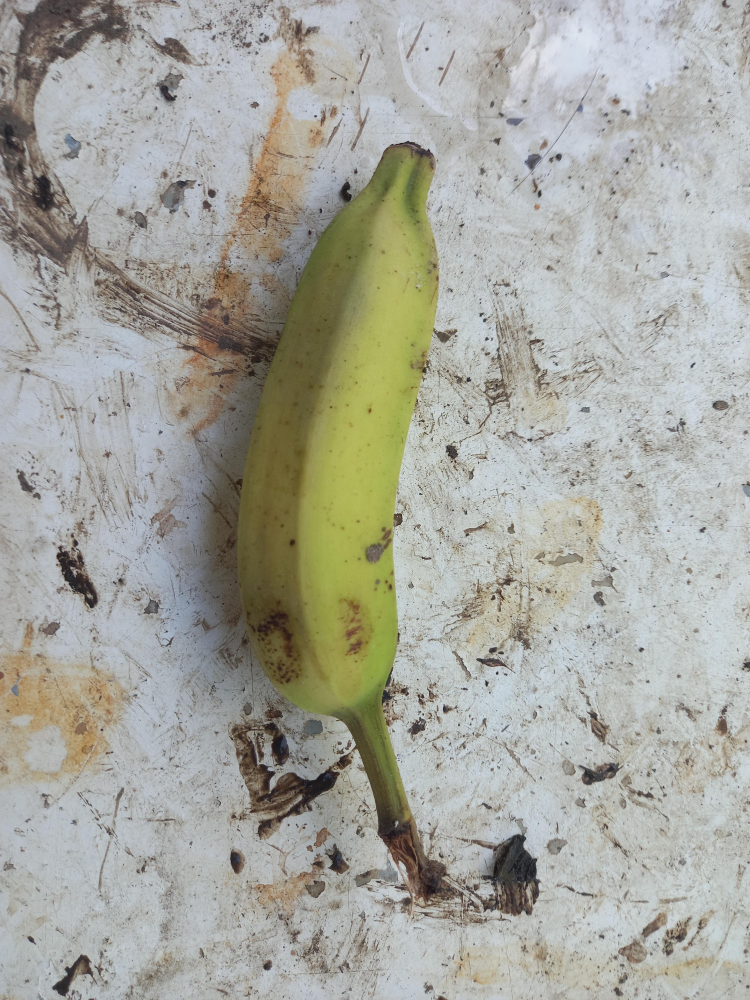
#> input picture Test/20230213_075429_jpg.rf.00943925ab24dfa9c17026d0d3520a8d.jpg, 3000 x 4000 px (shown at 1/4 size)
$ python -i features.py   (imports and definitions only)   (older library calls are emulated)
#> lines starting #> are read from the running program, lines starting #| are printed output that depends on the picture; after the words box and inside, x2 and y2 are one past the last pixel; in counts of white or black regions, pixels touching at a corner belong together
import cv2
import numpy as np
from skimage.feature import graycomatrix, graycoprops
from ultralytics import YOLO

# 加载 YOLO 模型
model = None

def preprocess_image(image_input, target_size=(960, 540)):
    """图像预处理函数

    Args:
        image_input: 输入图像(可以是路径字符串或numpy数组)
        target_size: 目标图像尺寸，默认 (960, 540)

    Returns:
        tuple: (对比度增强后的图像, HSV图像)
    """
    if isinstance(image_input, str):
        image = cv2.imread(image_input)
        if image is None:
            raise ValueError("无法读取图像文件")
    else:
        if not isinstance(image_input, np.ndarray):
            raise ValueError("输入必须是图像路径或numpy数组")
        if len(image_input.shape) != 3:
            raise ValueError("输入图像必须是3通道彩色图像")
        image = image_input.copy()

    # 检查图像是否为空
    if image.size == 0:
        raise ValueError("输入图像为空")

    # 确保图像类型正确
    image = image.astype(np.uint8)

    # 检查图像方向并旋转
    h, w = image.shape[:2]
    if h > w:  # 如果是竖着的图片
        print(f"Rotating image from {w}x{h} to {h}x{w}")
        image = cv2.rotate(image, cv2.ROTATE_90_CLOCKWISE)

    # 统一图像尺寸
    image = cv2.resize(image, target_size, interpolation=cv2.INTER_AREA)

    # 双边滤波去噪但保留边缘
    filtered = cv2.bilateralFilter(image, d=9, sigmaColor=75, sigmaSpace=75)

    # 光照归一化
    try:
        lab = cv2.cvtColor(filtered, cv2.COLOR_BGR2LAB)
        l, a, b = cv2.split(lab)
        # 确保 L 通道是 uint8 类型
        l = l.astype(np.uint8)
        clahe = cv2.createCLAHE(clipLimit=3.0, tileGridSize=(8,8))
        l = clahe.apply(l)
        enhanced = cv2.merge([l, a, b])
        enhanced = cv2.cvtColor(enhanced, cv2.COLOR_LAB2BGR)
    except Exception as e:
        print(f"CLAHE error: {str(e)}")
        enhanced = filtered  # 如果处理失败，使用原始滤波图像

    # 自适应伽马校正
    def adjust_gamma(image):
        mean = np.mean(image)
        gamma = np.log(0.5)/np.log(mean/255)
        gamma_corrected = np.power(image/255.0, gamma)
        return (gamma_corrected * 255).astype(np.uint8)

    enhanced = adjust_gamma(enhanced)

    # 对比度增强
    alpha = 1.3
    contrast = cv2.convertScaleAbs(enhanced, alpha=alpha)

    # 转换为HSV空间
    hsv_image = cv2.cvtColor(filtered, cv2.COLOR_BGR2HSV)

    return contrast, hsv_image

# [148 lines left out: functions postprocess_mask, tamura_coarseness, tamura_contrast, tamura_directionality, not called in this run]

def segment_banana(image, min_area=1000):
    """使用Otsu阈值法分割香蕉区域

    Args:
        image: 输入的BGR图像
        min_area: 最小区域面积阈值，用于过滤噪声

    Returns:
        tuple: (原始图像, 分割掩码, 分割结果)
    """
    # 转换到LAB色彩空间，提取a通道（绿色到红色）
    lab = cv2.cvtColor(image, cv2.COLOR_BGR2LAB)
    l, a, b = cv2.split(lab)

    # 对a通道进行高斯模糊以减少噪声
    a_blurred = cv2.GaussianBlur(a, (5, 5), 0)

    # 应用Otsu阈值法
    _, mask = cv2.threshold(a_blurred, 0, 255, cv2.THRESH_BINARY + cv2.THRESH_OTSU)

    # 形态学操作改善分割结果
    kernel = np.ones((5,5), np.uint8)
    mask = cv2.morphologyEx(mask, cv2.MORPH_CLOSE, kernel)
    mask = cv2.morphologyEx(mask, cv2.MORPH_OPEN, kernel)

    # 寻找并筛选轮廓
    contours, _ = cv2.findContours(mask, cv2.RETR_EXTERNAL, cv2.CHAIN_APPROX_SIMPLE)
    refined_mask = np.zeros_like(mask)

    for contour in contours:
        area = cv2.contourArea(contour)
        if area < min_area:
            continue

        # 填充轮廓
        cv2.drawContours(refined_mask, [contour], -1, (255), -1)

    # 应用高斯模糊平滑边缘
    refined_mask = cv2.GaussianBlur(refined_mask, (5, 5), 0)
    refined_mask = (refined_mask > 127).astype(np.uint8) * 255

    # 生成分割结果
    result = cv2.bitwise_and(image, image, mask=refined_mask)

    return image, refined_mask, result

def ripeness_factor(hsv_image, mask):
    """计算成熟度系数

    Args:
        hsv_image: HSV色彩空间的图像
        mask: 香蕉区域掩码

    Returns:
        float: 成熟度系数(0~1)
    """
    gray = cv2.cvtColor(cv2.cvtColor(hsv_image, cv2.COLOR_HSV2BGR), cv2.COLOR_BGR2GRAY)
    banana_gray = cv2.bitwise_and(gray, gray, mask=mask)
    banana_gray = cv2.GaussianBlur(banana_gray, (5, 5), 0)

    _, dark_spots = cv2.threshold(banana_gray, 0, 255, cv2.THRESH_BINARY_INV + cv2.THRESH_OTSU)

    kernel = np.ones((3,3), np.uint8)
    dark_spots = cv2.morphologyEx(dark_spots, cv2.MORPH_OPEN, kernel)
    dark_spots = cv2.morphologyEx(dark_spots, cv2.MORPH_CLOSE, kernel)
    dark_spots = cv2.bitwise_and(dark_spots, mask)

    total_area = np.sum(mask > 0)
    dark_area = np.sum(dark_spots > 0)

    ripeness_factor = min(dark_area / total_area if total_area > 0 else 0, 1.0)

    return ripeness_factor

# [45 lines left out: function tamura_coarseness, not called in this run]

def tamura_contrast(gray_image, mask):
    """计算香蕉区域的Tamura对比度特征

    Args:
        gray_image: 灰度图像
        mask: 香蕉区域掩码

    Returns:
        float: 对比度值
    """
    # 只考虑香蕉区域的像素
    masked_gray = cv2.bitwise_and(gray_image, mask)
    valid_pixels = masked_gray[mask > 0]

    if len(valid_pixels) == 0:
        return 0.0

    mean = np.mean(valid_pixels)
    variance = np.var(valid_pixels)
    std = np.sqrt(variance)

    if std < 1e-6:
        return 0.0

    diff = valid_pixels - mean
    kurtosis = np.mean(diff ** 4) / (variance ** 2 + 1e-8) - 3
    kurtosis_adjusted = max(kurtosis, 0)

    alpha4 = kurtosis_adjusted / (std ** 4 + 1e-8)
    denominator = np.power(alpha4 + 1e-8, 0.25)
    contrast = std / denominator if denominator > 0 else 0.0

    return float(contrast)

def tamura_directionality(gray_image, mask, num_bins=16):
    """计算香蕉区域的Tamura方向性特征

    Args:
        gray_image: 灰度图像
        mask: 香蕉区域掩码
        num_bins: 方向直方图的bin数量

    Returns:
        float: 方向性值
    """
    # 只在香蕉区域计算梯度
    masked_gray = cv2.bitwise_and(gray_image, mask)

    gx = cv2.Sobel(masked_gray, cv2.CV_64F, 1, 0, ksize=3)
    gy = cv2.Sobel(masked_gray, cv2.CV_64F, 0, 1, ksize=3)

    magnitude = np.sqrt(gx**2 + gy**2)
    direction = np.arctan2(gy, gx) + np.pi

    # 只考虑香蕉区域内的强梯度点
    threshold = np.mean(magnitude[mask > 0])
    valid_mask = (magnitude > threshold) & (mask > 0)

    if not np.any(valid_mask):
        return 0.0

    hist, _ = np.histogram(direction[valid_mask], bins=num_bins, range=(0, 2*np.pi))
    hist = hist / np.sum(hist)

    directionality = np.var(hist)

    return float(directionality)

def extract_features(image_input):
    """提取香蕉图像的特征向量

    Args:
        image_input: 输入图像(可以是路径字符串或numpy数组)

    Returns:
        ndarray: 4维特征向量 [Tamura对比度, Tamura方向性, HSV色相均值, 成熟度系数]
    """
    try:
        # 预处理图像
        contrast_img, hsv_image = preprocess_image(image_input)

        # 提取掩码
        _, banana_mask, _ = segment_banana(contrast_img)

        # 转为灰度图
        gray = cv2.cvtColor(contrast_img, cv2.COLOR_BGR2GRAY)

        # 提取特征 - 现在都使用掩码
        tamura_cont = tamura_contrast(gray, banana_mask)
        tamura_dir = tamura_directionality(gray, banana_mask)

        # 只计算香蕉区域的HSV色相均值
        masked_hsv = cv2.bitwise_and(hsv_image, hsv_image, mask=banana_mask)
        valid_hue = masked_hsv[:,:,0][banana_mask > 0]
        hue_mean = np.mean(valid_hue) if len(valid_hue) > 0 else 0

        # 计算成熟度系数
        rf = ripeness_factor(hsv_image, banana_mask)

        # 组合特征向量
        feature_vector = np.array([
            tamura_cont,  # Tamura对比度
            tamura_dir,   # Tamura方向性
            hue_mean,     # HSV色相均值
            rf           # 成熟度系数
        ])

        # 处理异常值
        feature_vector = np.nan_to_num(feature_vector, 0)

        return feature_vector

    except Exception as e:
        print(f"Error extracting features: {str(e)}")
        return np.zeros(4)  # 返回零向量作为默认值

>>> import cv2
>>> picture = cv2.imread('../Test/20230213_075429_jpg.rf.00943925ab24dfa9c17026d0d3520a8d.jpg')
#> picture is the input picture: shape (4000, 3000, 3); mean B, G, R 158.4, 167, 166.6
>>> result = extract_features(picture)
#| Rotating image from 3000x4000 to 4000x3000
#> in preprocess_image, `enhanced = cv2.cvtColor(enhanced, cv2.COLOR_LAB2BGR)`:
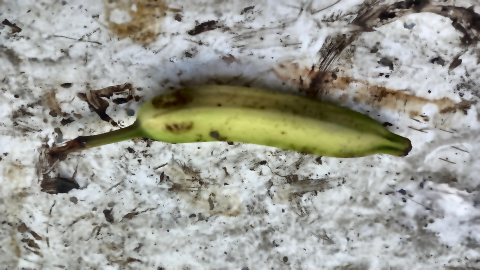
#> enhanced: shape (540, 960, 3) (shown at 1/2 size); mean B, G, R 149.2, 157.7, 157
#> in adjust_gamma, `mean = np.mean(image)`: mean = 154.6
#> in adjust_gamma, `gamma = np.log(0.5)/np.log(mean/255)`: gamma = 1.39
#> in segment_banana, `l, a, b = cv2.split(lab)`:
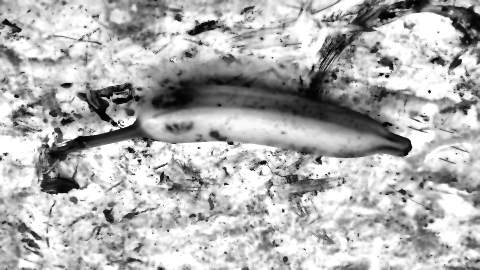
#> l: shape (540, 960) (shown at 1/2 size); min 1, max 255, mean 177.2
#> in segment_banana, `_, mask = cv2.threshold(a_blurred, 0, 255, cv2.THRESH_BINARY + cv2.THR..`:
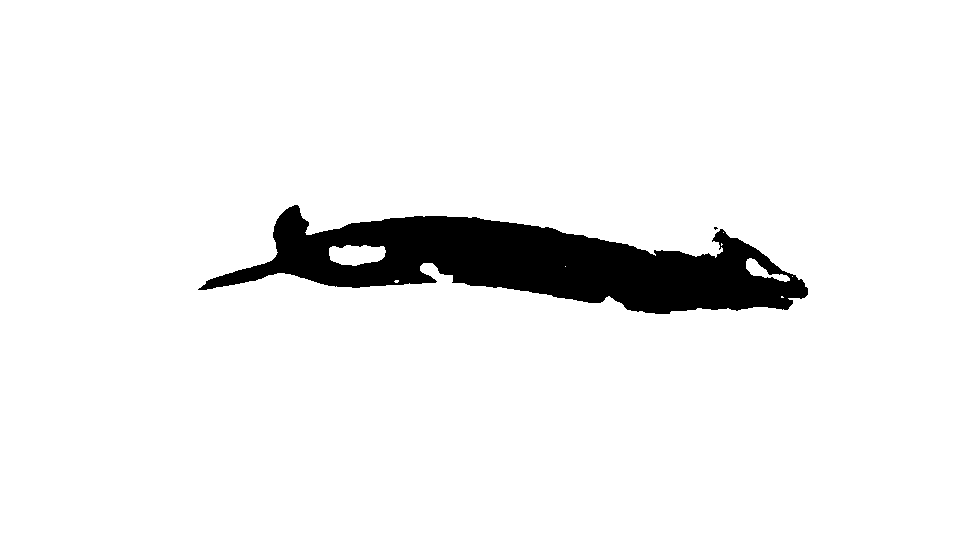
#> mask: shape (540, 960); 93.9% white; 2 black regions (1 under 20 px), largest, box (x1, y1, x2, y2) and area: (198, 205, 808, 314) 31694
#> in segment_banana, `contours, _ = cv2.findContours(mask, cv2.RETR_EXTERNAL, cv2.CHAIN_APPR..`: contours = [[[0, 0], [0, 539], [959, 539], [959, 0]]]
#> the loop in segment_banana, `for contour in contours:` made 1 pass
#> (contour, area) on pass 1: ([[0, 0], [0, 539], [959, 539], [959, 0]], 516901)
#> in tamura_contrast, `mean = np.mean(valid_pixels)`: mean = 171.7
#> in tamura_contrast, `variance = np.var(valid_pixels)`: variance = 4651
#> in tamura_contrast, `std = np.sqrt(variance)`: std = 68.2
#> in tamura_contrast, `kurtosis = np.mean(diff ** 4) / (variance ** 2 + 1e-8) - 3`: kurtosis = -0.593
#> in tamura_contrast, `kurtosis_adjusted = max(kurtosis, 0)`: kurtosis_adjusted = 0
#> in tamura_contrast, `denominator = np.power(alpha4 + 1e-8, 0.25)`: denominator = 0.01
#> in tamura_contrast, `contrast = std / denominator if denominator > 0 else 0.0`: contrast = 6819.9
#> in tamura_directionality, `gy = cv2.Sobel(masked_gray, cv2.CV_64F, 0, 1, ksize=3)`:
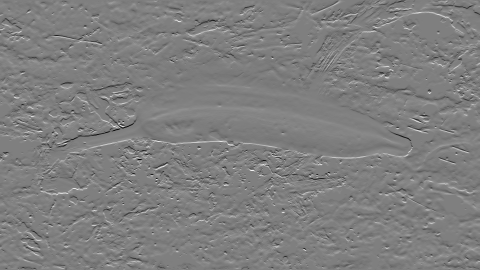
#> gy: shape (540, 960) float64 (shown at 1/2 size); min -940, max 944, mean 0.1; drawn with min black and max white
#> in tamura_directionality, `direction = np.arctan2(gy, gx) + np.pi`:
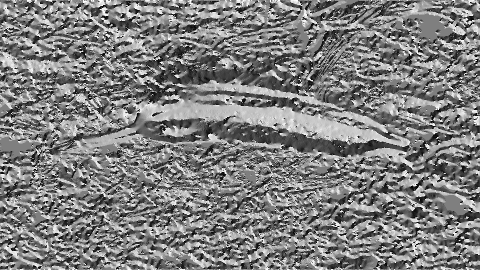
#> direction: shape (540, 960) float64 (shown at 1/2 size); min 0.00124, max 6.28, mean 3.14; drawn with min black and max white
#> in tamura_directionality, `threshold = np.mean(magnitude[mask > 0])`: threshold = 86.25
#> in tamura_directionality, `valid_mask = (magnitude > threshold) & (mask > 0)`:
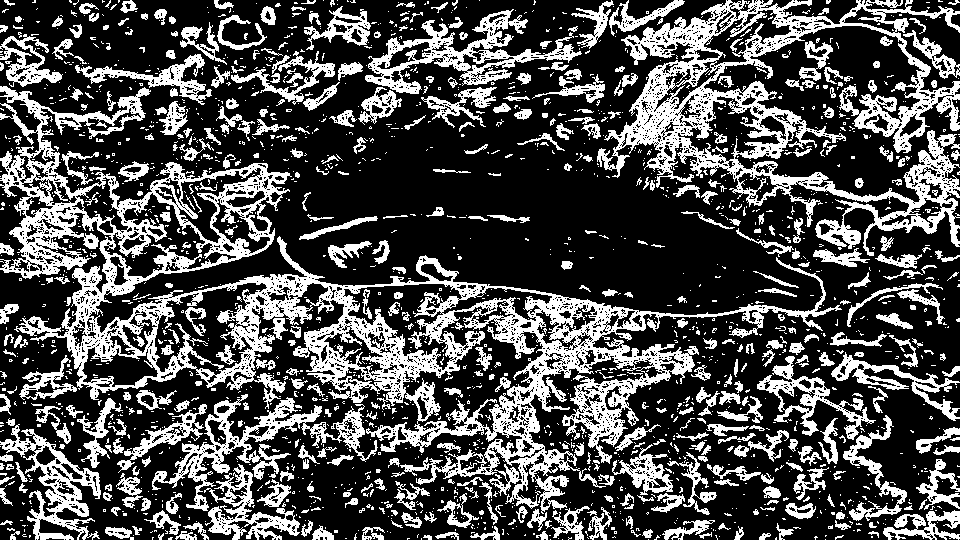
#> valid_mask: shape (540, 960) bool; 30.7% white; 2011 white regions (1557 under 20 px), largest, box (x1, y1, x2, y2) and area: (0, 86, 842, 514) 54416, (597, 0, 960, 256) 24739, (152, 394, 378, 511) 4995
#> in tamura_directionality, `hist, _ = np.histogram(direction[valid_mask], bins=num_bins, range=(0,..`: hist = [7217, 8375, 11097, 13728, 14005, 10586, 8472, 6808, 7232, 8108, 10673, 13777, 13983, 9854, 8053, 7212]
#> in tamura_directionality, `hist = hist / np.sum(hist)`: hist = [0.0453, 0.0526, 0.0697, 0.0862, 0.088, 0.0665, 0.0532, 0.0428, 0.0454, 0.0509, 0.067, 0.0865, 0.0878, 0.0619, 0.0506, 0.0453]
#> in tamura_directionality, `directionality = np.var(hist)`: directionality = 0.000266
#> in extract_features, `hue_mean = np.mean(valid_hue) if len(valid_hue) > 0 else 0`: hue_mean = 62.61
#> in ripeness_factor, `dark_spots = cv2.morphologyEx(dark_spots, cv2.MORPH_CLOSE, kernel)`:
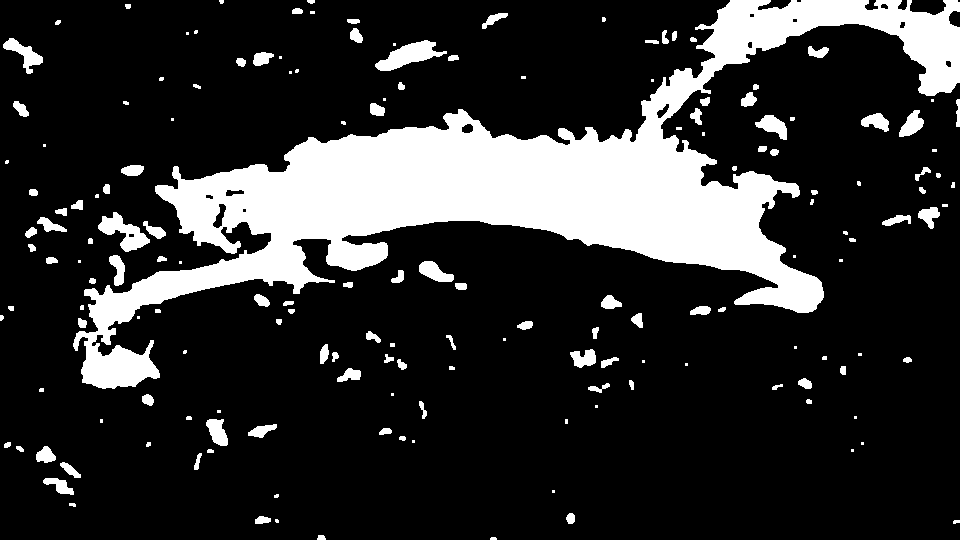
#> dark_spots: shape (540, 960); 18.9% white; 167 white regions (54 under 20 px), largest, box (x1, y1, x2, y2) and area: (73, 0, 960, 389) 83861, (375, 40, 447, 71) 1035, (98, 212, 150, 252) 902
#> in ripeness_factor, `total_area = np.sum(mask > 0)`: total_area = 518400
#> in ripeness_factor, `dark_area = np.sum(dark_spots > 0)`: dark_area = 97756
#> in ripeness_factor, `ripeness_factor = min(dark_area / total_area if total_area > 0 else 0,..`: ripeness_factor = 0.189
#> in extract_features, `feature_vector = np.array([ tamura_cont,`: feature_vector = [6819.9, 0.000266, 62.61, 0.189]
#> result = [6819.9, 0.000266, 62.61, 0.189]

$ run again, on Test/20230213_080137_jpg.rf.138b8ffb557bd429f0a5b56a1e603d98.jpg
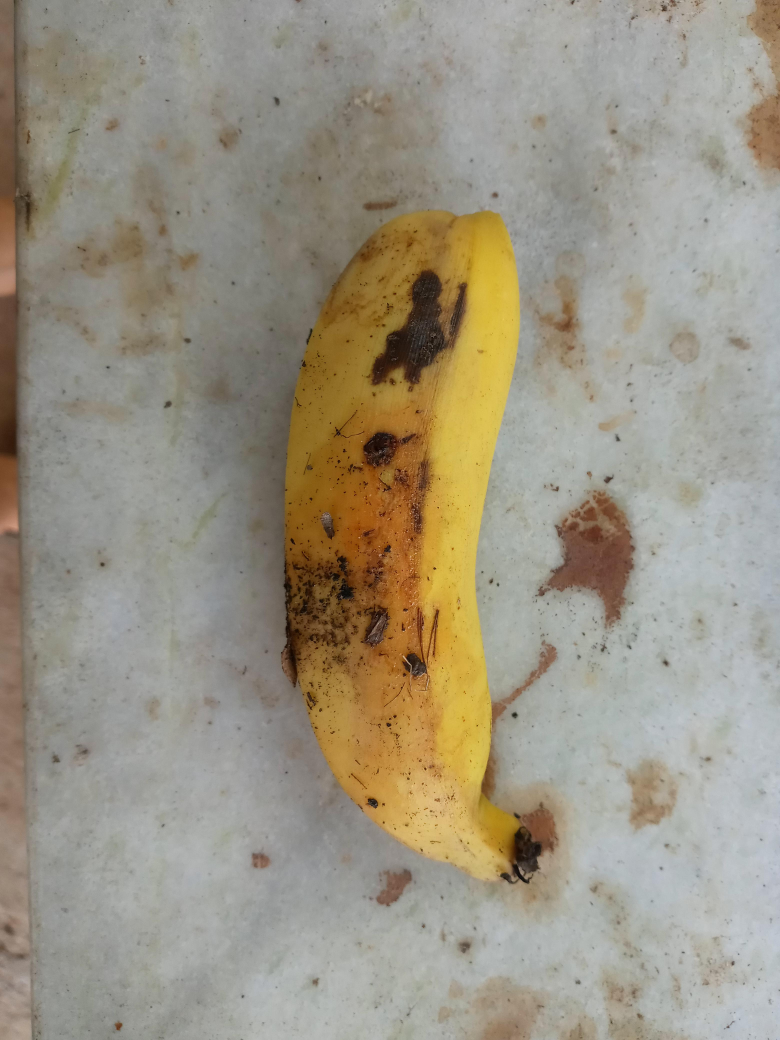
#> input picture Test/20230213_080137_jpg.rf.138b8ffb557bd429f0a5b56a1e603d98.jpg, 3120 x 4160 px (shown at 1/4 size)
#> picture is the input picture: shape (4160, 3120, 3); mean B, G, R 131.6, 148.2, 155.4
#| Rotating image from 3120x4160 to 4160x3120
#> in adjust_gamma, `mean = np.mean(image)`: mean = 145.2
#> gamma = 1.23
#> hsv_image: shape (540, 960, 3); mean H, S, V 37, 43.3, 156.9
#> in segment_banana, `mask = cv2.morphologyEx(mask, cv2.MORPH_OPEN, kernel)`:
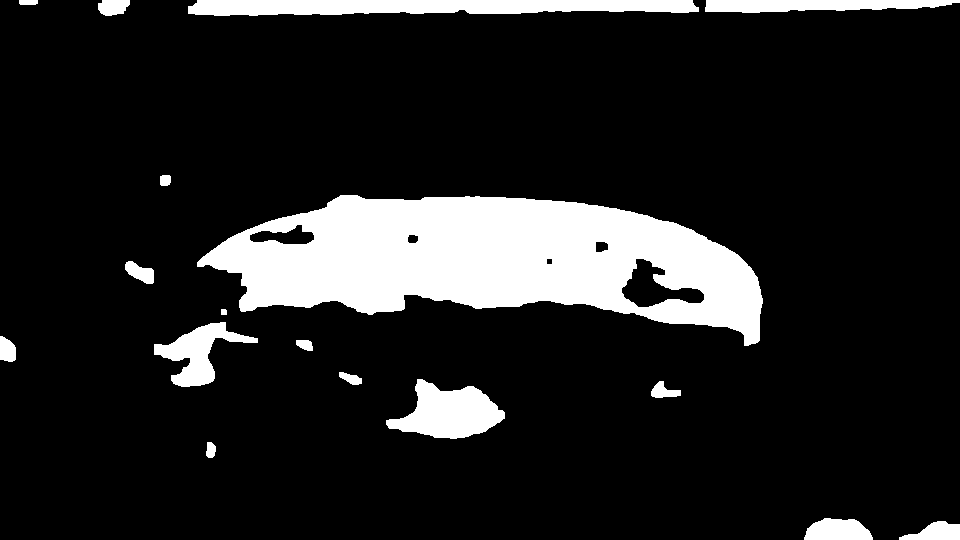
#> mask: shape (540, 960); 13.5% white; 17 white regions
#> contours = 17 contours; largest, box (x1, y1, x2, y2) and area: (197, 195, 763, 346) 51904, (188, 0, 699, 16) 6183, (386, 379, 505, 439) 4052, (154, 322, 258, 387) 2496, (705, 0, 960, 13) 2258
#> the loop in segment_banana, `for contour in contours:` made 17 passes
#> area on passes 1 to 8: 679.5, 1120.5, 109, 258, 4052, 153.5, 121.5, 302
#> in tamura_contrast, `mean = np.mean(valid_pixels)`: mean = 104.9
#> variance = 2816.7
#> std = 53.07
#> kurtosis = -0.961
#> kurtosis_adjusted = 0
#> denominator = 0.01
#> in tamura_contrast, `contrast = std / denominator if denominator > 0 else 0.0`: contrast = 5307.3
#> threshold = 69.65
#> valid_mask: shape (540, 960) bool; 3.7% white; 241 white regions (186 under 20 px), largest, box (x1, y1, x2, y2) and area: (197, 196, 763, 346) 8634, (300, 211, 465, 276) 3195, (154, 322, 258, 387) 794
#> in tamura_directionality, `hist, _ = np.histogram(direction[valid_mask], bins=num_bins, range=(0,..`: hist = [487, 591, 1039, 1978, 2313, 1134, 761, 586, 520, 664, 1128, 2256, 2640, 1572, 891, 616]
#> in tamura_directionality, `hist = hist / np.sum(hist)`: hist = [0.0254, 0.0308, 0.0542, 0.103, 0.121, 0.0591, 0.0397, 0.0306, 0.0271, 0.0346, 0.0588, 0.118, 0.138, 0.082, 0.0465, 0.0321]
#> directionality = 0.00133
#> masked_hsv: shape (540, 960, 3); mean H, S, V 2.2, 22.1, 18.6
#> hue_mean = 16.02
#> in ripeness_factor, `dark_spots = cv2.bitwise_and(dark_spots, mask)`:
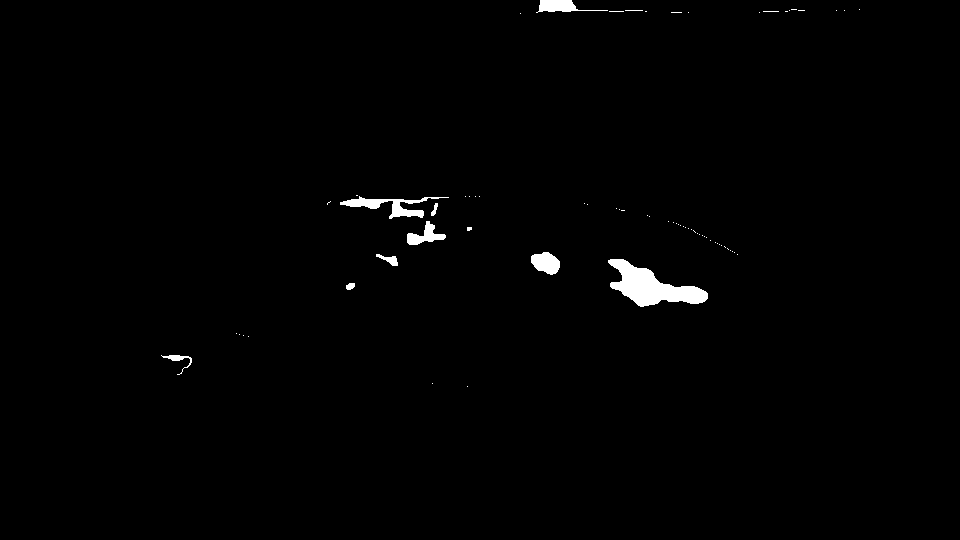
#> dark_spots: shape (540, 960); 0.94% white; 70 white regions (61 under 20 px), largest, box (x1, y1, x2, y2) and area: (608, 259, 708, 307) 2267, (340, 196, 449, 219) 785, (531, 252, 560, 275) 475
#> total_area = 69799
#> dark_area = 4895
#> ripeness_factor = 0.0701
#> feature_vector = [5307.3, 0.00133, 16.02, 0.0701]
